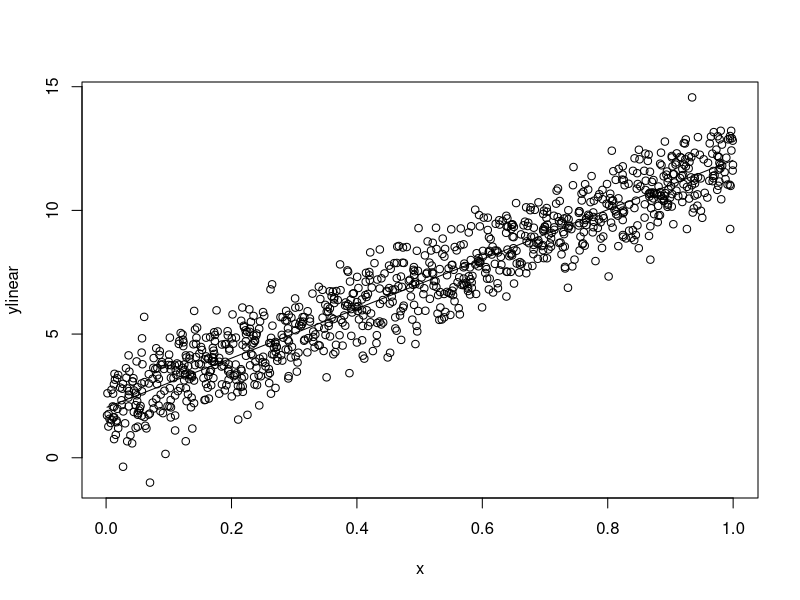
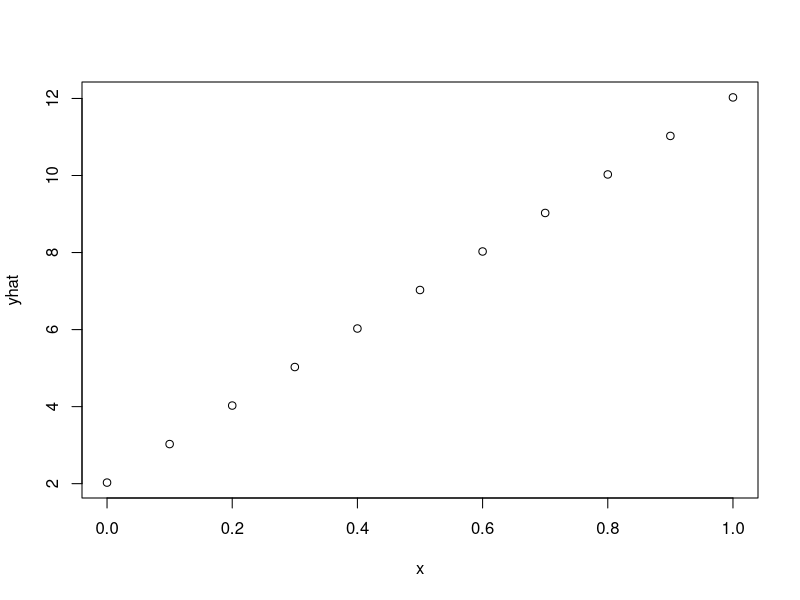
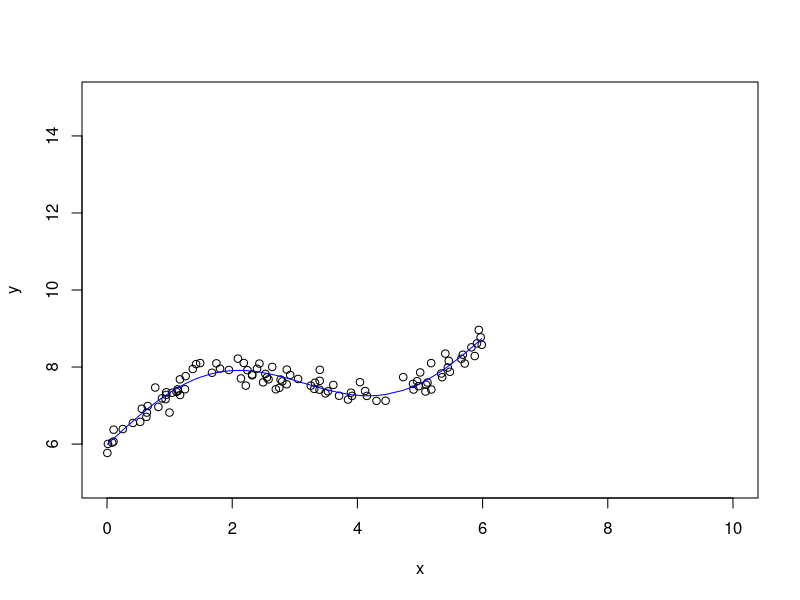
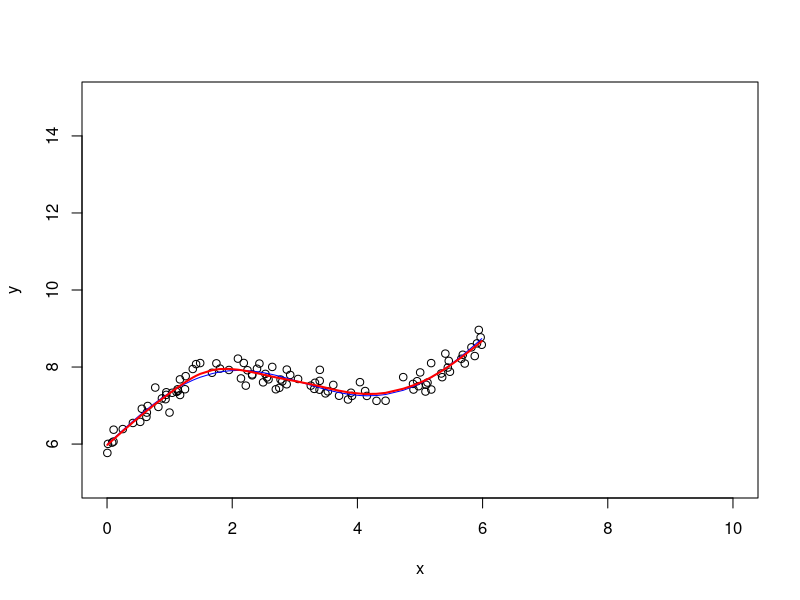
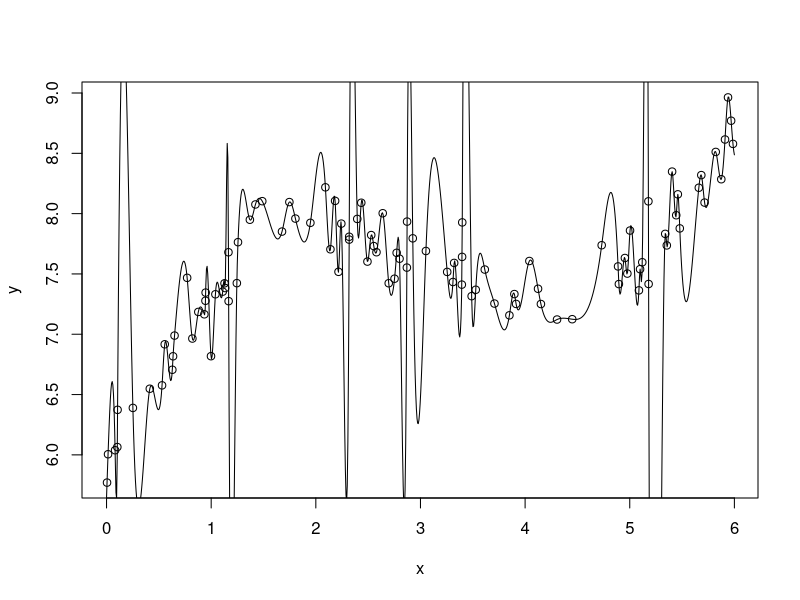

Generate these figures, in order, with R:
## ---- chunk 1
n = 1000
x = sort(runif(n)) # Sorting helps with plotting.
d = data.frame(x)
noise = rnorm(n)
d$ylinear = 10 * x + 2 + noise


# Can sorting x change the fit of the model?
# No

fit1 = lm(ylinear ~ x, data = d)

with(d, plot(x, ylinear))
lines(d$x, predict(fit1))
## ---- chunk 2
coef(fit1)
## ---- chunk 3
d2 = data.frame(x = seq(from = 0, to =1, by = 0.1))
d2$yhat = predict(fit1, d2)

# 123 go- what should this plot look like
with(d2, plot(x, yhat))
## ---- chunk 4
set.seed(383)
n = 100
x = 6*sort(runif(n))
noise = rnorm(n, sd = 0.2)
y = 0.5 * x + sin(x) + 6 + noise
d = data.frame(x, y)

fit_l = lm(y ~ x + sin(x), data = d)

with(d, plot(x, y, xlim = c(0, 10), ylim = c(5, 15)))
lines(d$x, predict(fit_l), col = "blue")
## ---- chunk 5
fit_s = smooth.spline(d)
ps = predict(fit_s)[["y"]]

x10 = seq(from = 0, to = 10, by = 0.1)
y10 = predict(fit_s, x10)

with(d, plot(x, y, xlim = c(0, 10), ylim = c(5, 15)))
#with(d, plot(x, y))
lines(d$x, predict(fit_l), col = "blue")
lines(d$x, ps, col = "red", lwd = 2)
## ---- chunk 6
fs = splinefun(d) # spline interpolation

x2 = seq(from = 0, to = 6, length.out = 1000)
with(d, plot(x, y))

lines(x2, fs(x2))

# The spline function fs overfits the data.
# It fits the noise. This is bad.

#lines(d$x, predict(fit_l), col = "blue")
#lines(d$x, ps, col = "red", lwd = 2)
## ---- chunk 7
#' Calculate the mean squared error of the model on testdata
#'
#' @param model fitted model object
#' @param testdata data frame containing a column y representing the true values to compare the fitted values against
mse = function(model, testdata)
{
}
## ---- chunk 8
# Simulate data
n = 200
d = data.frame(x = runif(n))
d$y = 10 * d$x + 2 + rnorm(n)

# Test / train split
test_index = sample(n, size = round(n/2))
dtrain = d[test_index, ]
dtest = d[-test_index, ]

fit = lm(y ~ x, data = dtrain)
mse(fit, dtest)
